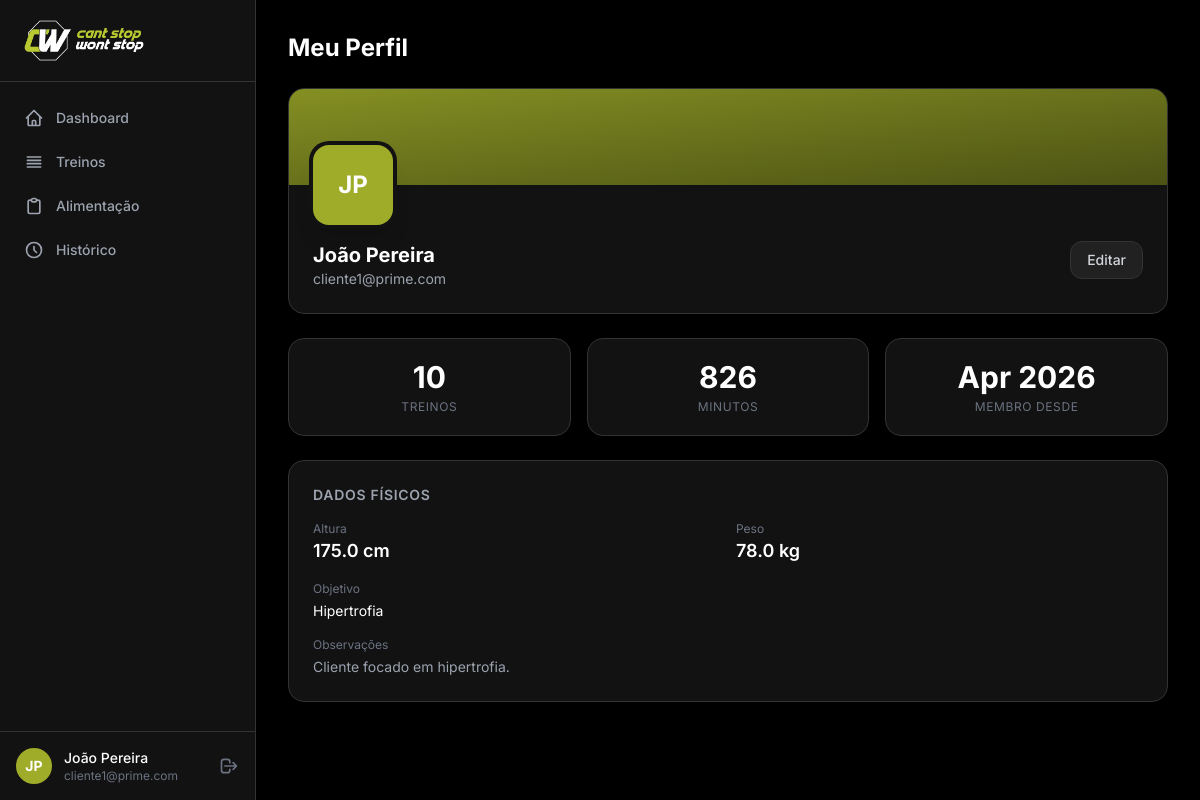
The page /app/profile/ (signed in) on the database its author committed.
### apps/accounts/models.py (models this page shows, shortened)
class User(AbstractUser):
    class Role(models.TextChoices):
        COACH = "coach", "Coach"
        CLIENT = "client", "Cliente"
    role = models.CharField(max_length=10, choices=Role.choices, default=Role.CLIENT)
    phone = models.CharField(max_length=20, blank=True)
    photo = models.ImageField(upload_to="profile_photos/", blank=True, null=True)
    bio = models.TextField(blank=True)
    date_of_birth = models.DateField(null=True, blank=True)
    coach = models.ForeignKey(
        "self",
        on_delete=models.SET_NULL,
        null=True,
        blank=True,
        related_name="clients",
        limit_choices_to={"role": Role.COACH},
    )

class ClientProfile(models.Model):
    user = models.OneToOneField(User, on_delete=models.CASCADE, related_name="client_profile")
    height_cm = models.FloatField(null=True, blank=True, verbose_name="Altura (cm)")
    weight_kg = models.FloatField(null=True, blank=True, verbose_name="Peso (kg)")
    goal = models.CharField(max_length=200, blank=True, verbose_name="Objetivo")
    notes = models.TextField(blank=True, verbose_name="Observações")

### apps/accounts/views.py (the view)
# urls.py: path("profile/", views.ProfileView.as_view(), name="profile"),
class ProfileView(LoginRequiredMixin, TemplateView):
    template_name = "accounts/profile.html"
    def get_context_data(self, **kwargs):
        ctx = super().get_context_data(**kwargs)
        user = self.request.user
        ctx["profile"] = getattr(user, "client_profile", None)
        ctx["total_workouts"] = WorkoutLog.objects.filter(
            client=user, completed=True
        ).count()
        ctx["total_minutes"] = WorkoutLog.objects.filter(
            client=user, completed=True
        ).aggregate(total=Sum("duration_minutes"))["total"] or 0
        ctx["member_since"] = user.date_joined
        return ctx

### templates/accounts/profile.html (shortened to what this page needs)
{% extends "base.html" %}
{% block content %}
<div class="mb-6">
    <h1 class="text-2xl font-bold text-white">Meu Perfil</h1>
</div>
<div class="bg-dark-card rounded-2xl border border-dark-border overflow-hidden mb-6">
    <div class="bg-gradient-to-br from-brand-700 to-brand-900 h-24 relative">
        <div class="absolute -bottom-10 left-6">
            {% if user.photo %}
                <img src="{{ user.photo.url }}" class="w-20 h-20 rounded-2xl object-cover ring-4 ring-dark-card shadow-xl">
            {% else %}
                <div class="w-20 h-20 rounded-2xl bg-brand-600 flex items-center justify-center text-2xl font-bold text-white ring-4 ring-dark-card shadow-xl">
                    {{ user.first_name.0 }}{{ user.last_name.0 }}
                </div>
            {% endif %}
        </div>
    </div>
    <div class="pt-14 px-6 pb-6">
        <div class="flex items-start justify-between">
            <div>
                <h2 class="text-xl font-bold text-white">{{ user.get_full_name }}</h2>
                <p class="text-sm text-gray-400">{{ user.email }}</p>
            </div>
            <a href="{% url 'accounts:profile_edit' %}" class="px-4 py-2 rounded-xl bg-dark-surface border border-dark-border text-sm font-medium text-gray-300 hover:text-white hover:border-brand-500 transition-all">
                Editar
            </a>
        </div>
    </div>
</div>
<div class="grid grid-cols-3 gap-4 mb-6">
    <div class="bg-dark-card rounded-2xl p-5 border border-dark-border text-center">
        <p class="text-3xl font-bold text-white">{{ total_workouts }}</p>
        <p class="text-xs text-gray-500 mt-1 uppercase tracking-wider">Treinos</p>
    </div>
    <div class="bg-dark-card rounded-2xl p-5 border border-dark-border text-center">
        <p class="text-3xl font-bold text-white">{{ total_minutes }}</p>
        <p class="text-xs text-gray-500 mt-1 uppercase tracking-wider">Minutos</p>
    </div>
    <div class="bg-dark-card rounded-2xl p-5 border border-dark-border text-center">
        <p class="text-3xl font-bold text-white">{{ member_since|date:"M Y" }}</p>
        <p class="text-xs text-gray-500 mt-1 uppercase tracking-wider">Membro desde</p>
    </div>
</div>
{% if profile %}
<div class="bg-dark-card rounded-2xl border border-dark-border p-6">
    <h3 class="text-sm font-semibold text-gray-400 uppercase tracking-wider mb-4">Dados Físicos</h3>
    <div class="grid grid-cols-2 gap-4">
        <div>
            <p class="text-xs text-gray-500">Altura</p>
            <p class="text-lg font-semibold text-white">{{ profile.height_cm|default:"—" }} cm</p>
        </div>
        <div>
            <p class="text-xs text-gray-500">Peso</p>
            <p class="text-lg font-semibold text-white">{{ profile.weight_kg|default:"—" }} kg</p>
        </div>
        <div class="col-span-2">
            <p class="text-xs text-gray-500">Objetivo</p>
            <p class="text-sm text-white mt-1">{{ profile.goal|default:"Não definido" }}</p>
        </div>
        {% if profile.notes %}
        <div class="col-span-2">
            <p class="text-xs text-gray-500">Observações</p>
            <p class="text-sm text-gray-400 mt-1">{{ profile.notes }}</p>
        </div>
        {% endif %}
    </div>
</div>
{% endif %}
{% endblock %}

### templates/base.html (shortened to what this page needs)
{% load static %}
<!DOCTYPE html>
<html lang="pt-BR" class="h-full">
<head>
    <script src="https://cdn.tailwindcss.com"></script>
</head>
<body class="h-full bg-dark text-gray-100">
<div class="min-h-full flex">
    <aside id="sidebar"
           class="fixed inset-y-0 left-0 z-50 w-64 bg-dark-card border-r border-dark-border transform -translate-x-full lg:translate-x-0 transition-transform duration-200"
           aria-label="Menu principal">
        <div class="flex items-center gap-3 px-6 py-5 border-b border-dark-border">
            <img src="{% static 'img/05_icon_texto_verdebranco_fundo_preto_grande.png' %}"
                 alt="Prime Coaching" width="120">
        </div>
        <nav class="mt-4 px-3 space-y-1" aria-label="Navegação principal">
            <a href="{% url 'accounts:dashboard' %}"
               class="flex items-center gap-3 px-3 py-2.5 rounded-lg text-sm font-medium
       {% if request.resolver_match.url_name == 'dashboard' %}
           bg-brand-600/20 text-brand-400
       {% else %}
           text-gray-400 hover:bg-dark-surface hover:text-white
       {% endif %} transition-colors">
                Dashboard
            </a>
            <a href="{% url 'workouts:plan_list' %}"
               class="flex items-center gap-3 px-3 py-2.5 rounded-lg text-sm font-medium
       {% if request.resolver_match.app_name == 'workouts' %}
           bg-brand-600/20 text-brand-400
       {% else %}
           text-gray-400 hover:bg-dark-surface hover:text-white
       {% endif %} transition-colors">
                <svg class="w-5 h-5 shrink-0" fill="none" viewBox="0 0 24 24" stroke="currentColor" aria-hidden="true">
                    <path stroke-linecap="round" stroke-linejoin="round" stroke-width="2"
                          d="M4 6h16M4 10h16M4 14h16M4 18h16"/>
                </svg>
                Treinos
            </a>
            <a href="{% url 'nutrition:plan_list' %}"
               class="flex items-center gap-3 px-3 py-2.5 rounded-lg text-sm font-medium
       {% if request.resolver_match.app_name == 'nutrition' %}
           bg-brand-600/20 text-brand-400
       {% else %}
           text-gray-400 hover:bg-dark-surface hover:text-white
       {% endif %} transition-colors">
                <svg class="w-5 h-5 shrink-0" fill="none" viewBox="0 0 24 24" stroke="currentColor" aria-hidden="true">
                    <path stroke-linecap="round" stroke-linejoin="round" stroke-width="2"
                          d="M9 5H7a2 2 0 00-2 2v12a2 2 0 002 2h10a2 2 0 002-2V7a2 2 0 00-2-2h-2M9 5a2 2 0 002 2h2a2 2 0 002-2M9 5a2 2 0 012-2h2a2 2 0 012 2"/>
                </svg>
                Alimentação
            </a>
            <a href="{% url 'workouts:history' %}"
               class="flex items-center gap-3 px-3 py-2.5 rounded-lg text-sm font-medium
       {% if request.resolver_match.url_name == 'history' %}
           bg-brand-600/20 text-brand-400
       {% else %}
           text-gray-400 hover:bg-dark-surface hover:text-white
       {% endif %} transition-colors">
                <svg class="w-5 h-5 shrink-0" fill="none" viewBox="0 0 24 24" stroke="currentColor" aria-hidden="true">
                    <path stroke-linecap="round" stroke-linejoin="round" stroke-width="2"
                          d="M12 8v4l3 3m6-3a9 9 0 11-18 0 9 9 0 0118 0z"/>
                </svg>
                Histórico
            </a>
        </nav>
        <div class="absolute bottom-0 left-0 right-0 p-4 border-t border-dark-border">
            <div class="flex items-center gap-3">
                {% if user.photo %}
                    <a href="{% url 'accounts:profile' %}">
                        <img src="{{ user.photo.url }}" alt="Foto de {{ user.get_full_name }}"
                             class="w-9 h-9 rounded-full object-cover ring-2 ring-dark-border">
                    </a>
                {% else %}
                    <a href="{% url 'accounts:profile' %}"
                       class="w-9 h-9 rounded-full bg-brand-600 flex items-center justify-center text-sm font-bold text-white"
                       aria-label="Perfil de {{ user.get_full_name }}">
                        {{ user.first_name.0 }}{{ user.last_name.0 }}
                    </a>
                {% endif %}
                <div class="flex-1 min-w-0">
                    <a href="{% url 'accounts:profile' %}"
                       class="text-sm font-medium text-white truncate block">{{ user.get_full_name }}</a>
                    <p class="text-xs text-gray-500 truncate">{{ user.email }}</p>
                </div>
                <a href="{% url 'accounts:logout' %}" class="text-gray-500 hover:text-red-400 transition-colors"
                   aria-label="Sair da conta">
                    <svg class="w-5 h-5" fill="none" viewBox="0 0 24 24" stroke="currentColor" aria-hidden="true">
                        <path stroke-linecap="round" stroke-linejoin="round" stroke-width="2"
                              d="M17 16l4-4m0 0l-4-4m4 4H7m6 4v1a3 3 0 01-3 3H6a3 3 0 01-3-3V7a3 3 0 013-3h4a3 3 0 013 3v1"/>
                    </svg>
                </a>
            </div>
        </div>
    </aside>
    <main class="flex-1 lg:ml-64 pt-14 lg:pt-0">
        <div class="max-w-6xl mx-auto px-4 sm:px-6 lg:px-8 py-6 lg:py-8">
            {% block content %}{% endblock %}
        </div>
    </main>
</div>
</body>
</html>

### templates/base.html (style rules this page uses)
body { font-family: 'Inter', sans-serif; }

### rows shown on the page
User: first_name.0 "J", last_name.0 "P", get_full_name "João Pereira", email "cliente1@prime.com", date_joined "Apr 2026"
ClientProfile: height_cm "175.0", weight_kg "78.0", goal "Hipertrofia", notes "Cliente focado em hipertrofia."

### other values the page prints
{{ total_workouts }} "10"
{{ total_minutes }} "826"
